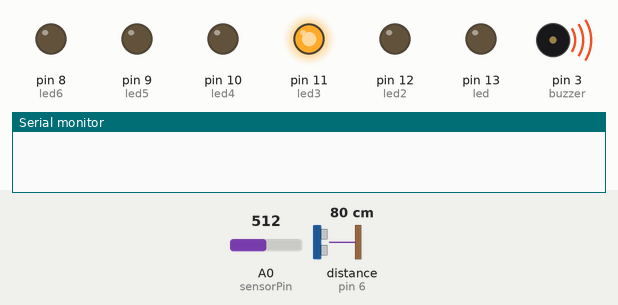
Recording of a sketch running on a simulated Arduino Uno, built with avr-gcc and run on an emulated ATmega328P. On the bench: output pins drawn as LEDs (lit = HIGH), buzzer (waves = sounding), the last lines printed to the serial monitor. The inputs (shaded band) are chosen by the test bench; at power-on: A0 (sensorPin) = 512, distance to the obstacle (sensor on pin 6) 80 cm. The echo pulse lasts 58.3 µs per cm; random numbers use the default seed unless the sketch sets one; pins used as bus, display or sensor lines are not drawn.

Above: at 3.0 s.
At 7.6 s:
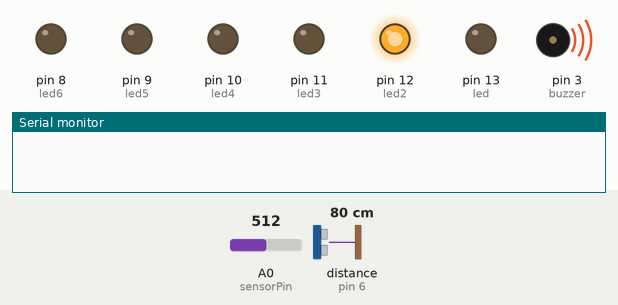
At 15.8 s:
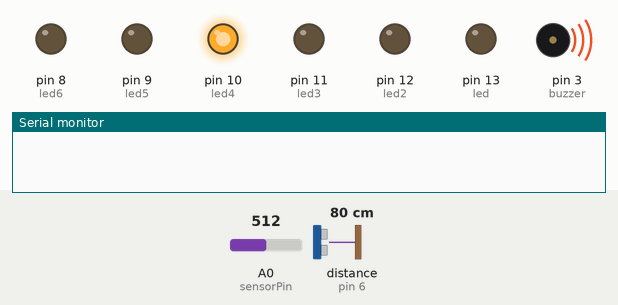
At 17.8 s:
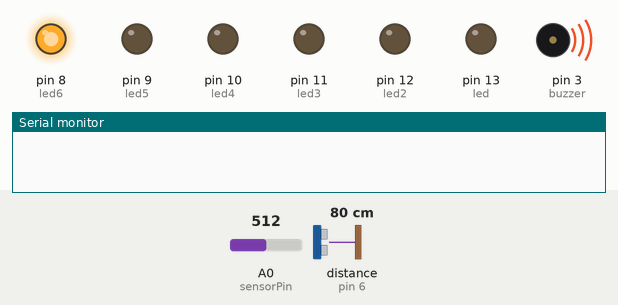
At 25.5 s:
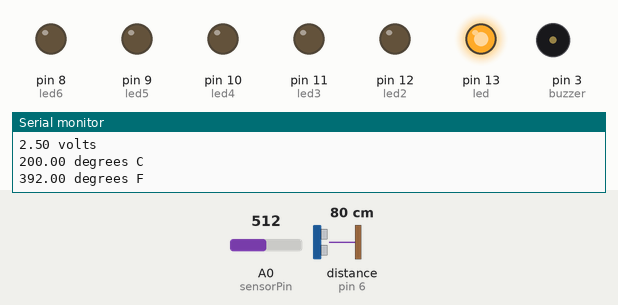
At 26.5 s:
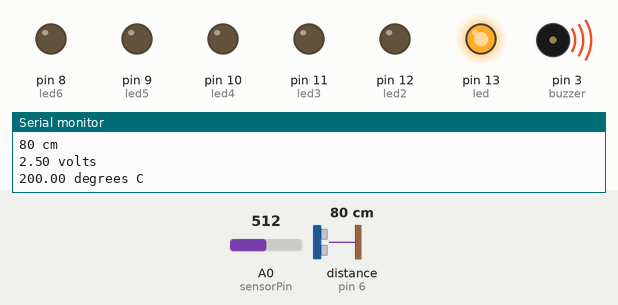
Timing chart, 0 to 28.0 s (numbered marks = the images above):
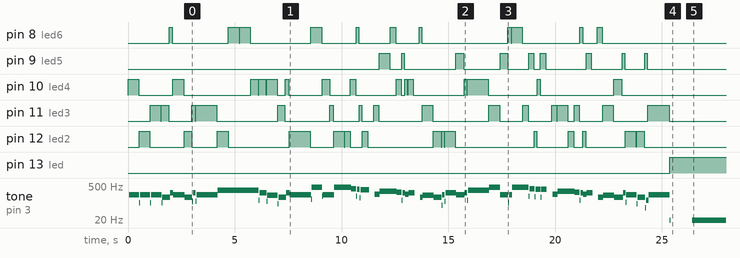

Measured:
- by itself, pin 13 (led): LOW → HIGH at 25.4 s
- by itself, tone on pin 3 (buzzer): plays 220 Hz for 0.48 s, 104 Hz for 0.04 s, 220 Hz for 0.48 s, 104 Hz for 0.04 s, 220 Hz for 0.48 s, 101 Hz for 0.04 s … (82 notes in this stretch)

The sketch:

code.ino
```cpp
/*************************************************
    Public Constants Pins
  *************************************************/
#define trigPin 7
#define echoPin 6
#define led 13
#define led2 12
#define led3 11
#define led4 10
#define led5 9
#define led6 8
#define buzzer 3
#define sensorPin 0

/*************************************************
    Public Constants notes
  *************************************************/
#define c 261
#define d 294
#define e 329
#define f 349
#define g 391
#define gS 415
#define a 440
#define aS 455
#define b 466
#define cH 523
#define cSH 554
#define dH 587
#define dSH 622
#define eH 659
#define fH 698
#define fSH 740
#define gH 784
#define gSH 830
#define aH 880

int sound = 250;
int speakerPin = buzzer;
void setup()
{
  Serial.begin (9600);
  pinMode(trigPin, OUTPUT);
  pinMode(echoPin, INPUT);
  pinMode(led, OUTPUT);
  pinMode(led2, OUTPUT);
  pinMode(led3, OUTPUT);
  pinMode(led4, OUTPUT);
  pinMode(led5, OUTPUT);
  pinMode(led6, OUTPUT);
  pinMode(buzzer, OUTPUT);
  march();
}
void newbeep(unsigned char speakerPin, int frequencyInHertz, long timeInMilliseconds)
{
  int randNumber = random(8, 13);
  digitalWrite(randNumber, HIGH);
  int x;
  long delayAmount = (long)(1000000 / frequencyInHertz);
  long loopTime = (long)((timeInMilliseconds * 1000) / (delayAmount * 2));
  for (x = 0; x < loopTime; x++)
  {
    digitalWrite(buzzer, HIGH);
    delayMicroseconds(delayAmount);
    digitalWrite(buzzer, LOW);
    delayMicroseconds(delayAmount);
  }
  digitalWrite(randNumber, LOW);
  delay(20);
}

void march()
{
  newbeep(speakerPin, a, 500);
  newbeep(speakerPin, a, 500);
  newbeep(speakerPin, a, 500);
  newbeep(speakerPin, f, 350);
  newbeep(speakerPin, cH, 150);
  newbeep(speakerPin, a, 500);
  newbeep(speakerPin, f, 350);
  newbeep(speakerPin, cH, 150);
  newbeep(speakerPin, a, 1000);
  newbeep(speakerPin, eH, 500);
  newbeep(speakerPin, eH, 500);
  newbeep(speakerPin, eH, 500);
  newbeep(speakerPin, fH, 350);
  newbeep(speakerPin, cH, 350);
  newbeep(speakerPin, gS, 500);
  newbeep(speakerPin, f, 350);
  newbeep(speakerPin, cH, 150);
  newbeep(speakerPin, a, 1000);
  newbeep(speakerPin, aH, 500);
  newbeep(speakerPin, a, 350);
  newbeep(speakerPin, a, 150);
  newbeep(speakerPin, aH, 500);
  newbeep(speakerPin, gSH, 250);
  newbeep(speakerPin, gH, 250);
  newbeep(speakerPin, fSH, 125);
  newbeep(speakerPin, fH, 125);
  newbeep(speakerPin, fSH, 250);
  delay(250);
  newbeep(speakerPin, aS, 250);
  newbeep(speakerPin, dSH, 500);
  newbeep(speakerPin, dH, 250);
  newbeep(speakerPin, cSH, 250);
  newbeep(speakerPin, cH, 125);
  newbeep(speakerPin, b, 125);
  newbeep(speakerPin, cH, 250);
  delay(250);
  newbeep(speakerPin, f, 125);
  newbeep(speakerPin, gS, 500);
  newbeep(speakerPin, f, 375);
  newbeep(speakerPin, a, 125);
  newbeep(speakerPin, cH, 500);
  newbeep(speakerPin, a, 375);
  newbeep(speakerPin, cH, 125);
  newbeep(speakerPin, eH, 1000);
  newbeep(speakerPin, aH, 500);
  newbeep(speakerPin, a, 350);
  newbeep(speakerPin, a, 150);
  newbeep(speakerPin, aH, 500);
  newbeep(speakerPin, gSH, 250);
  newbeep(speakerPin, gH, 250);
  newbeep(speakerPin, fSH, 125);
  newbeep(speakerPin, fH, 125);
  newbeep(speakerPin, fSH, 250);
  delay(250);
  newbeep(speakerPin, aS, 250);
  newbeep(speakerPin, dSH, 500);
  newbeep(speakerPin, dH, 250);
  newbeep(speakerPin, cSH, 250);
  newbeep(speakerPin, cH, 125);
  newbeep(speakerPin, b, 125);
  newbeep(speakerPin, cH, 250);
  delay(250);
  newbeep(speakerPin, f, 250);
  newbeep(speakerPin, gS, 500);
  newbeep(speakerPin, f, 375);
  newbeep(speakerPin, cH, 125);
  newbeep(speakerPin, a, 500);
  newbeep(speakerPin, f, 375);
  newbeep(speakerPin, c, 125);
  newbeep(speakerPin, a, 1000);
}
void proximity()
{
  long duration, distance;
  digitalWrite(trigPin, LOW);
  delayMicroseconds(2);
  digitalWrite(trigPin, HIGH);
  delayMicroseconds(10);
  digitalWrite(trigPin, LOW);
  duration = pulseIn(echoPin, HIGH);
  distance = (duration / 2) / 29.1;
  if (distance <= 90) {
    digitalWrite(led, HIGH);
    sound = 10;
  }
  else {
    digitalWrite(led, LOW);
  }
  if (distance < 75) {
    digitalWrite(led2, HIGH);
    sound = 260;
  }
  else {
    digitalWrite(led2, LOW);
  }
  if (distance < 60) {
    digitalWrite(led3, HIGH);
    sound = 270;
  }
  else {
    digitalWrite(led3, LOW);
  }
  if (distance < 45) {
    digitalWrite(led4, HIGH);
    sound = 280;
  }
  else {
    digitalWrite(led4, LOW);
  }
  if (distance < 30 ) {
    digitalWrite(led5, HIGH);
    sound = 290;
  }
  else {
    digitalWrite(led5, LOW);
  }
  if (distance < 15) {
    digitalWrite(led6, HIGH);
    sound = 300;
  }
  else {
    digitalWrite(led6, LOW);
  }
  if (distance > 90 || distance <= 0) {
    Serial.println("Out of range");
    noTone(buzzer);
  }
  else {
    Serial.print(distance);
    Serial.println(" cm");
    tone(buzzer, sound);
  }
  delay(50);
}

void temp()
{
  int reading = analogRead(sensorPin);
  float voltage = reading * 5.0;
  voltage /= 1024.0;
  Serial.print(voltage);
  Serial.println(" volts");
  float temperatureC = (voltage - 0.5) * 100 ;
  Serial.print(temperatureC);
  Serial.println(" degrees C");
  float temperatureF = (temperatureC * 9.0 / 5.0) + 32.0;
  Serial.print(temperatureF);
  Serial.println(" degrees F");
  delay(1000);
}
void loop()
{
  proximity();
  temp();
}
```
